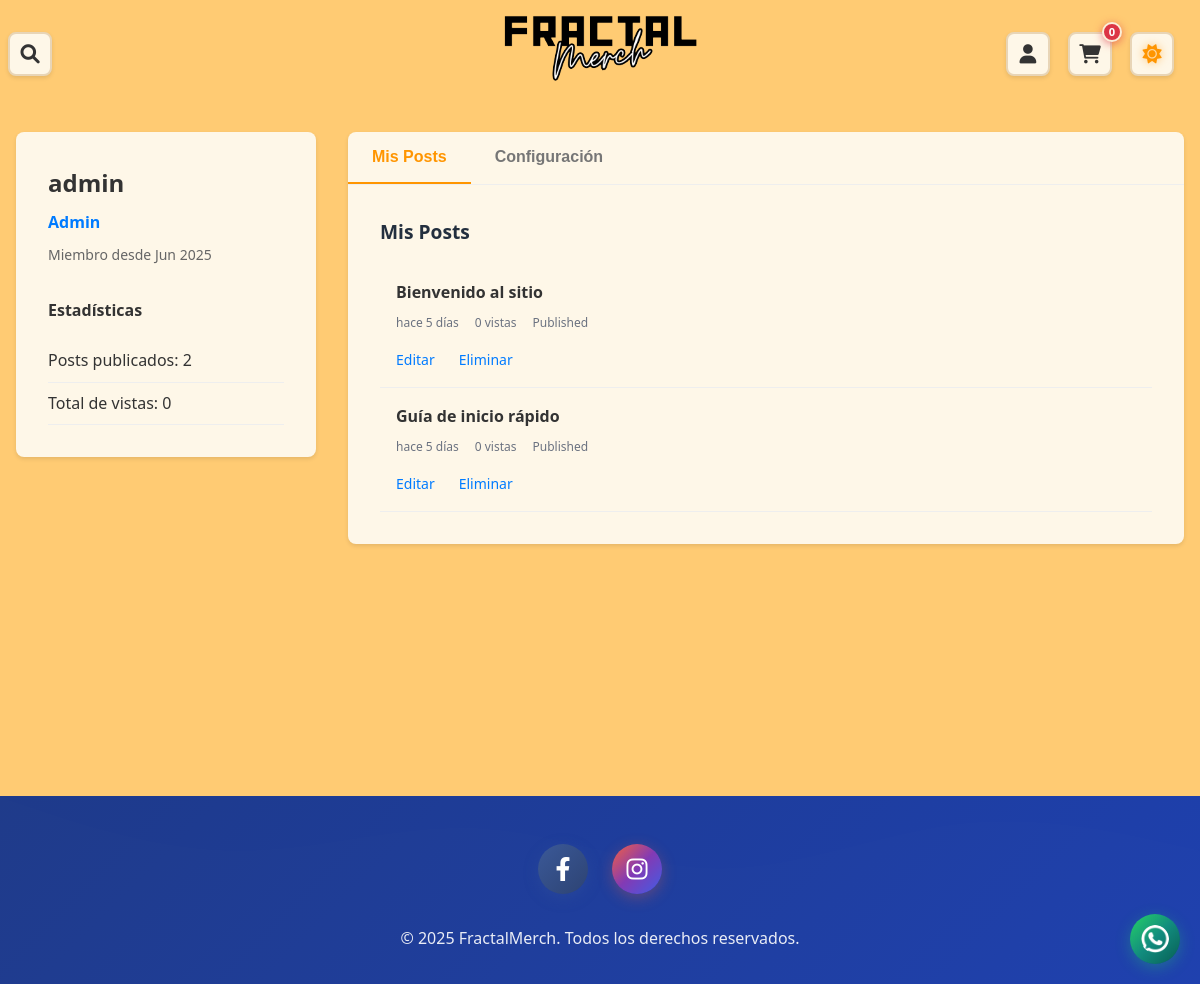
The app's page /profile.php (signed in) with its own data.
### tables this page shows
CREATE TABLE users (
    id INT AUTO_INCREMENT PRIMARY KEY,
    username VARCHAR(50) UNIQUE NOT NULL,
    email VARCHAR(100) UNIQUE NOT NULL,
    password VARCHAR(255) NOT NULL,
    role ENUM('admin', 'moderator', 'user') DEFAULT 'user',
    avatar VARCHAR(255) DEFAULT NULL,
    bio TEXT DEFAULT NULL,
    created_at TIMESTAMP DEFAULT CURRENT_TIMESTAMP,
    updated_at TIMESTAMP DEFAULT CURRENT_TIMESTAMP ON UPDATE CURRENT_TIMESTAMP
);

CREATE TABLE posts (
    id INT AUTO_INCREMENT PRIMARY KEY,
    title VARCHAR(200) NOT NULL,
    content TEXT NOT NULL,
    excerpt TEXT,
    user_id INT NOT NULL,
    category_id INT,
    status ENUM('draft', 'published', 'archived') DEFAULT 'draft',
    views INT DEFAULT 0,
    created_at TIMESTAMP DEFAULT CURRENT_TIMESTAMP,
    updated_at TIMESTAMP DEFAULT CURRENT_TIMESTAMP ON UPDATE CURRENT_TIMESTAMP,
    FOREIGN KEY (user_id) REFERENCES users(id) ON DELETE CASCADE,
    FOREIGN KEY (category_id) REFERENCES categories(id) ON DELETE SET NULL
);

### includes/functions.php (called while the page is built, shortened)
<?php
require_once __DIR__ . '/../config/database.php';
function get_user_by_id($id) {
    global $pdo;
    $stmt = $pdo->prepare("SELECT * FROM users WHERE id = ?");
    $stmt->execute([$id]);
    return $stmt->fetch();
}
function time_ago($datetime) {
    $time = time() - strtotime($datetime);
    if ($time < 2629746) return 'hace ' . floor($time/86400) . ' días';
    return date('d/m/Y', strtotime($datetime));
}
?>

### profile.php (the view, shortened to what this page needs)
<?php
require_once 'includes/functions.php';
$user = get_user_by_id($_SESSION['user_id']);
$stmt = $pdo->prepare("SELECT * FROM posts WHERE user_id = ? ORDER BY created_at DESC");
$stmt->execute([$_SESSION['user_id']]);
$user_posts = $stmt->fetchAll();
include 'includes/header.php';
?>
<div class="profile-container">
    <div class="profile-sidebar">
        <div class="profile-info">
            <h2><?php echo $user['username']; ?></h2>
            <p class="user-role"><?php echo ucfirst($user['role']); ?></p>
            <p class="member-since">Miembro desde <?php echo date('M Y', strtotime($user['created_at'])); ?></p>
        </div>
        <div class="profile-stats">
            <h4>Estadísticas</h4>
            <ul>
                <li>Posts publicados: <?php echo count($user_posts); ?></li>
                <li>
                    Total de vistas:
                    <?php
                    $total_views = array_sum(array_column($user_posts, 'views'));
                    echo $total_views;
                    ?>
                </li>
            </ul>
        </div>
    </div>
    <div class="profile-main">
        <div class="profile-tabs">
            <button class="tab-button active" onclick="showTab('posts')">Mis Posts</button>
            <button class="tab-button" onclick="showTab('settings')">Configuración</button>
        </div>
        <div id="posts-tab" class="tab-content active">
            <h3>Mis Posts</h3>
            <div class="user-posts">
                <?php if (empty($user_posts)): ?>
                    <p>No has publicado ningún post aún. <a href="create-post.php">¡Crea tu primer post!</a></p>
                <?php else: ?>
                    <?php foreach ($user_posts as $post): ?>
                        <div class="user-post-item">
                            <h4><a href="post.php?id=<?php echo $post['id']; ?>"><?php echo $post['title']; ?></a></h4>
                            <div class="post-meta">
                                <span><?php echo time_ago($post['created_at']); ?></span>
                                <span><?php echo $post['views']; ?> vistas</span>
                                <span class="status-<?php echo $post['status']; ?>"><?php echo ucfirst($post['status']); ?></span>
                            </div>
                            <div class="post-actions">
                                <a href="edit-post.php?id=<?php echo $post['id']; ?>">Editar</a>
                                <a href="delete-post.php?id=<?php echo $post['id']; ?>"
                                   onclick="return confirm('¿Estás seguro?')">Eliminar</a>
                            </div>
                        </div>
                    <?php endforeach; ?>
                <?php endif; ?>
            </div>
        </div>
    </div>
</div>
<?php include 'includes/footer.php'; ?>

### records on screen
users: username "admin", role "Admin", created_at "Jun 2025"
posts: title "Bienvenido al sitio", created_at "hace 5 días", views "0", status "Published"
posts: title "Guía de inicio rápido", created_at "hace 5 días", views "0", status "Published"

### other values on screen
count($user_posts) "2"
$total_views "0"
SITE_NAME "FractalMerch"
